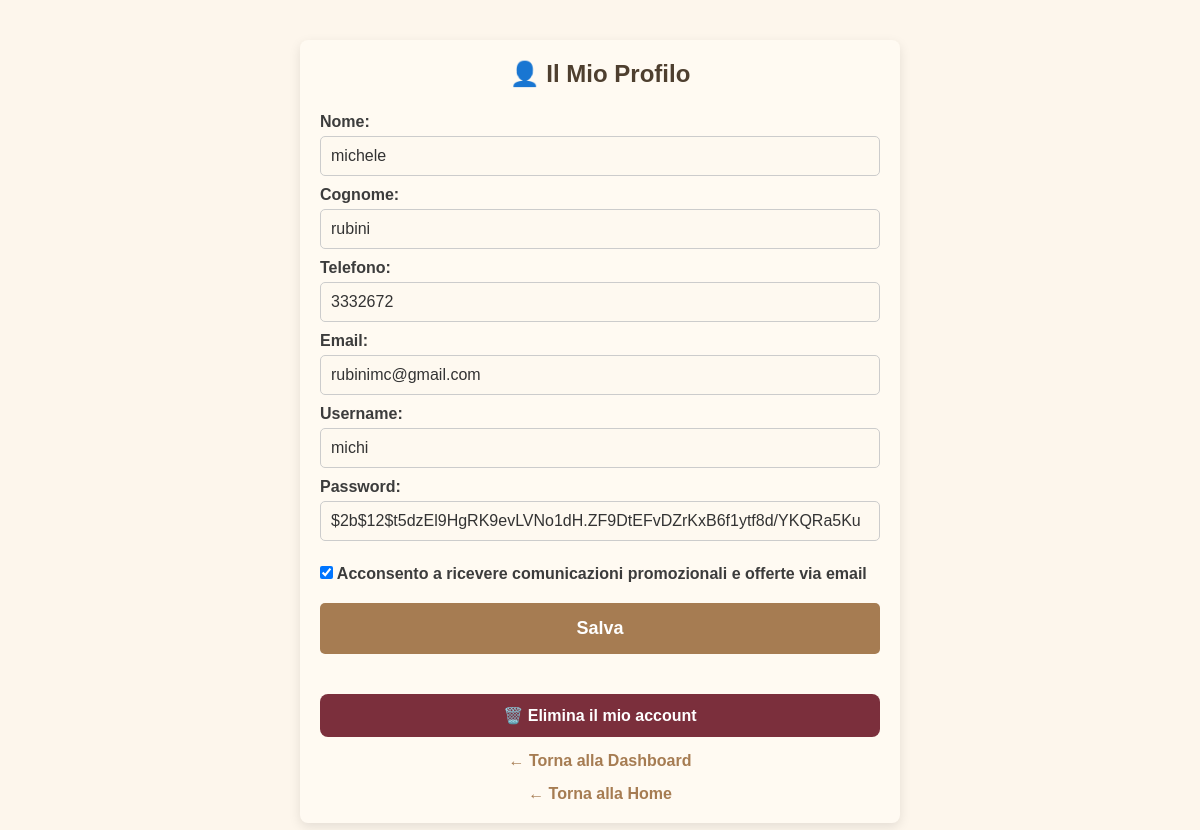
The app's page /account (signed in), older data.
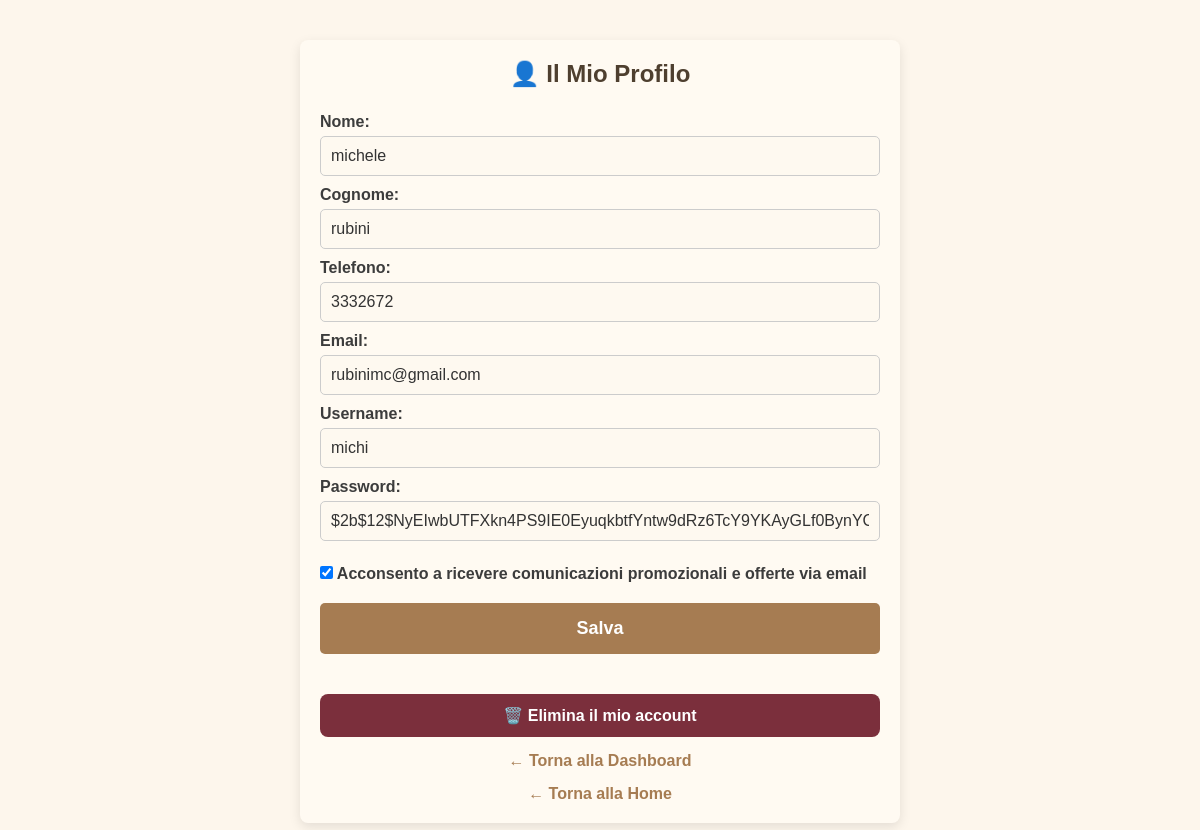
The same page, newer data.
### tables this page shows
CREATE TABLE users (
            id INTEGER PRIMARY KEY AUTOINCREMENT,
            username TEXT NOT NULL UNIQUE,
            password TEXT NOT NULL
        , name TEXT NOT NULL DEFAULT 'NOME', surname TEXT NOT NULL DEFAULT 'COGNOME', phone TEXT NOT NULL DEFAULT '0000000000', email TEXT, newsletter_optin INTEGER DEFAULT 0);

### app.py (the view, shortened to what this page needs)
@app.route('/account', methods=['GET', 'POST'])
def account():
    if 'user_id' not in session:
        return redirect(url_for('login_user'))
    user_id = session['user_id']
    conn = sqlite3.connect('bookings.db')
    cursor = conn.cursor()
    cursor.execute("SELECT name, surname, phone, email, username, password, newsletter_optin FROM users WHERE id = ?", (user_id,))
    user = cursor.fetchone()
    conn.close()
    return render_template('account.html', user=user)

### templates/account.html (shortened to what this page needs)
<!DOCTYPE html>
<html lang="it">
<head>
  <link rel="stylesheet" href="{{ url_for('static', filename='style.css') }}">
</head>
<body>
  <div class="container">
    <h2>👤 Il Mio Profilo</h2>
    <form method="post">
      <label for="name">Nome:</label>
      <input type="text" name="name" value="{{ user[0] }}" required>
      <label for="surname">Cognome:</label>
      <input type="text" name="surname" value="{{ user[1] }}" required>
      <label for="phone">Telefono:</label>
      <input type="text" name="phone" value="{{ user[2] }}" required>
      <label for="email">Email:</label>
      <input type="email" name="email" value="{{ user[3] }}" required>
      <label for="username">Username:</label>
      <input type="text" name="username" value="{{ user[4] }}" required>
      <label for="password">Password:</label>
      <input type="text" name="password" value="{{ user[5] }}" required>
      <div style="margin-top: 20px;">
        <label>
          <input type="checkbox" name="newsletter" {% if user[6] == 1 %}checked{% endif %}>
          Acconsento a ricevere comunicazioni promozionali e offerte via email
        </label>
      </div>
      <button type="submit" class="big-btn" style="margin-top: 20px;">Salva</button>
    </form>
    <form action="{{ url_for('delete_account') }}" method="post" onsubmit="return confirm('Sei sicuro di voler eliminare il tuo account? Questa operazione è irreversibile.')">
      <button type="submit" class="delete-btn" style="margin-top: 30px;">
        🗑️ Elimina il mio account
      </button>
    </form>
    <a href="{{ url_for('user_dashboard') }}" style="display: block; margin-top: 15px;">← Torna alla Dashboard</a>
    <a href="{{ url_for('index') }}">← Torna alla Home</a>
  </div>
</body>
</html>

Row changes from the older to the newer data that the page shows:
changed users "michele": password "$2b$12$t5dzEl9HgRK9evLVNo1dH.ZF9DtEFvDZrKxB6f1ytf8d/YKQRa5Ku" → "$2b$12$NyEIwbUTFXkn4PS9IE0EyuqkbtfYntw9dRz6TcY9YKAyGLf0BynYC"
